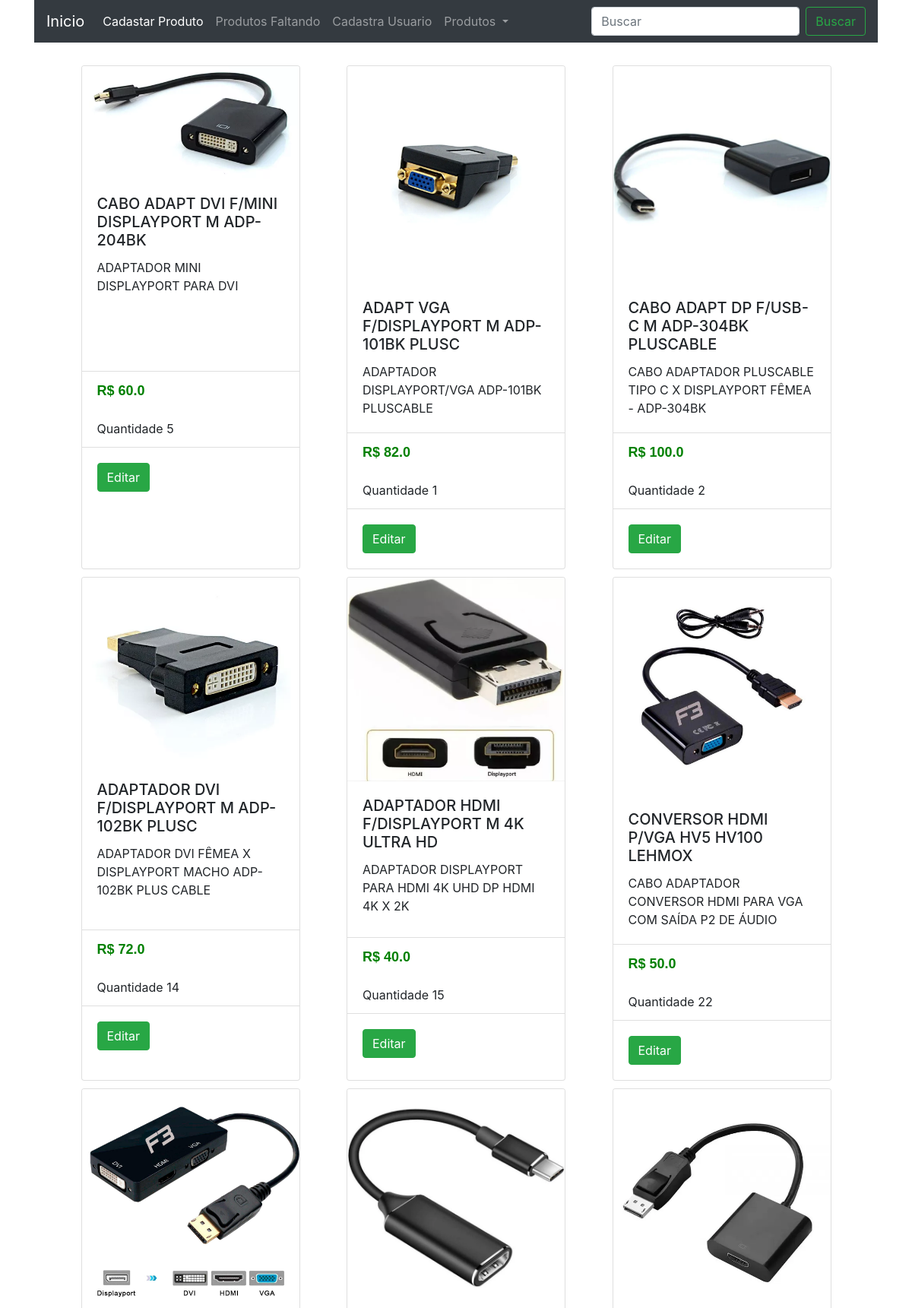
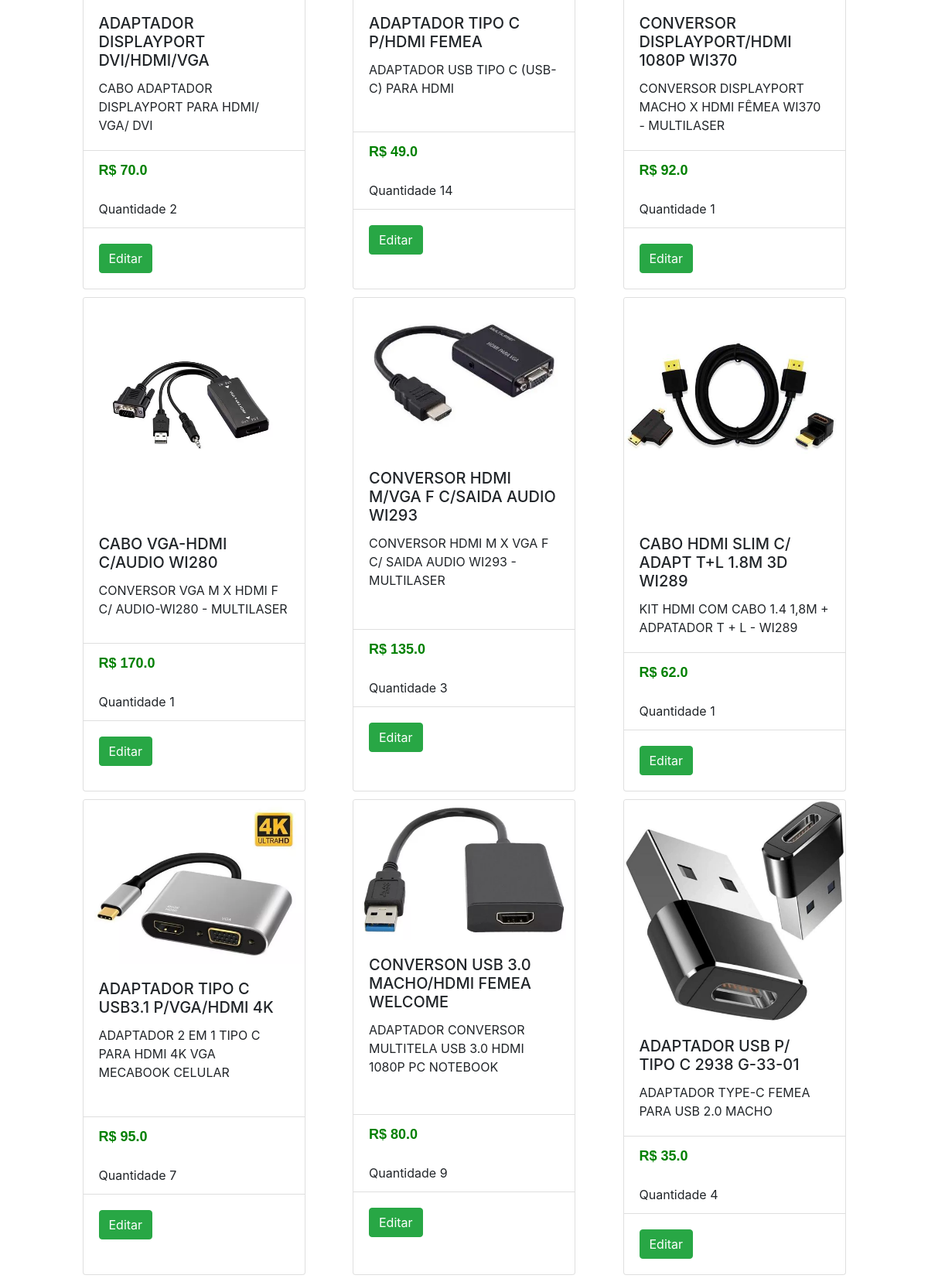
Page /produto_adm/adaptador (upper part) on the committed database (2 pictures, top to bottom).
### aulaGit/models.py (models this page shows)
class Produtos(models.Model):
    id = models.AutoField(primary_key=True)
    produto =  models.TextField(max_length=255)
    valor = models.FloatField()
    descricao = models.TextField(max_length=350)
    link_img = models.TextField(max_length=255)
    quantidades = models.IntegerField()
    classe =  models.TextField(max_length=255)

### aulaGit/views.py (the view)
# urls.py: path('produto_adm/<str>',views.produto_adm,name='produto_adm'),
def produto_adm(request,str):
    pdt = str
    produto = Produtos.objects.all()
    return render(request,'adm/produtos_adm.html',{'pdt':pdt,'produto':produto})

### aulaGit/templates/adm/produtos_adm.html
{% extends 'adm/adm.html' %}
{% block content %}
<div class="container card-produto">
    {% for produto in produto %}
    {% if pdt == produto.classe and produto.quantidades > 0 %}
    <div id="produto" class="card " style="width: 18rem; ">
        <img class="card-img-top w-100" src="{{produto.link_img}}" alt="{{produto.link_img}}">
        <div class="card-body">
          <h5 class="card-title">{{produto.produto}}</h5>
          <p class="card-text">{{produto.descricao}}</p>
        </div>
        <ul class="list-group list-group-flush">
          <li id="produto-floot" class="list-group-item v_produto">R$ {{produto.valor}}</li>
          <li id="produto-floot" class="list-group-item">Quantidade {{produto.quantidades}}</li>
        </ul>
        <div class="card-body">
          <a href="/editar_produto/{{produto.id}}" class="btn btn-success">Editar</a>
        </div>
      </div>
      {% endif %}
      {% endfor %}
</div>
{% endblock %}

### aulaGit/static/css/styler.css (style rules this page uses)
.card-produto { display: flex; flex-wrap: wrap; justify-content: space-evenly; }
.card { margin-top: 10px; }
.v_produto { color: green; font-weight: bold; font-family:"Arial"; font-size: 18px; }

### rows in the picture
Produtos: link_img (picture), produto "CABO ADAPT DVI F/MINI DISPLAYPORT M ADP-204BK", descricao "ADAPTADOR MINI DISPLAYPORT PARA DVI", valor "60.0", quantidades "5"
Produtos: link_img (picture), produto "ADAPT VGA F/DISPLAYPORT M ADP-101BK PLUSC", descricao "ADAPTADOR DISPLAYPORT/VGA ADP-101BK PLUSCABLE", valor "82.0", quantidades "1"
Produtos: link_img (picture), produto "CABO ADAPT DP F/USB-C M ADP-304BK PLUSCABLE", descricao "CABO ADAPTADOR PLUSCABLE TIPO C X DISPLAYPORT FÊMEA - ADP-304BK", valor "100.0", quantidades "2"
Produtos: link_img (picture), produto "ADAPTADOR DVI F/DISPLAYPORT M ADP-102BK PLUSC", descricao "ADAPTADOR DVI FÊMEA X DISPLAYPORT MACHO ADP-102BK PLUS CABLE", valor "72.0", quantidades "14"
Produtos: link_img (picture), produto "ADAPTADOR HDMI F/DISPLAYPORT M 4K ULTRA HD", descricao "ADAPTADOR DISPLAYPORT PARA HDMI 4K UHD DP HDMI 4K X 2K", valor "40.0", quantidades "15"
Produtos: link_img (picture), produto "CONVERSOR HDMI P/VGA HV5 HV100 LEHMOX", descricao "CABO ADAPTADOR CONVERSOR HDMI PARA VGA COM SAÍDA P2 DE ÁUDIO", valor "50.0", quantidades "22"
Produtos: link_img (picture), produto "ADAPTADOR DISPLAYPORT DVI/HDMI/VGA", descricao "CABO ADAPTADOR DISPLAYPORT PARA HDMI/ VGA/ DVI", valor "70.0", quantidades "2"
Produtos: link_img (picture), produto "ADAPTADOR TIPO C P/HDMI FEMEA", descricao "ADAPTADOR USB TIPO C (USB-C) PARA HDMI", valor "49.0", quantidades "14"
Produtos: link_img (picture), produto "CONVERSOR DISPLAYPORT/HDMI 1080P WI370", descricao "CONVERSOR DISPLAYPORT MACHO X HDMI FÊMEA WI370 - MULTILASER", valor "92.0", quantidades "1"
Produtos: link_img (picture), produto "CABO VGA-HDMI C/AUDIO WI280", descricao "CONVERSOR VGA M X HDMI F C/ AUDIO-WI280 - MULTILASER", valor "170.0", quantidades "1"
Produtos: link_img (picture), produto "CONVERSOR HDMI M/VGA F C/SAIDA AUDIO WI293", descricao "CONVERSOR HDMI M X VGA F C/ SAIDA AUDIO WI293 - MULTILASER", valor "135.0", quantidades "3"
Produtos: link_img (picture), produto "CABO HDMI SLIM C/ ADAPT T+L 1.8M 3D WI289", descricao "KIT HDMI COM CABO 1.4 1,8M + ADPATADOR T + L - WI289", valor "62.0", quantidades "1"
Produtos: link_img (picture), produto "ADAPTADOR TIPO C USB3.1 P/VGA/HDMI 4K", descricao "ADAPTADOR 2 EM 1 TIPO C PARA HDMI 4K VGA MECABOOK CELULAR", valor "95.0", quantidades "7"
Produtos: link_img (picture), produto "CONVERSON USB 3.0 MACHO/HDMI FEMEA WELCOME", descricao "ADAPTADOR CONVERSOR MULTITELA USB 3.0 HDMI 1080P PC NOTEBOOK", valor "80.0", quantidades "9"
Produtos: link_img (picture), produto "ADAPTADOR USB P/ TIPO C 2938 G-33-01", descricao "ADAPTADOR TYPE-C FEMEA PARA USB 2.0 MACHO", valor "35.0", quantidades "4"
